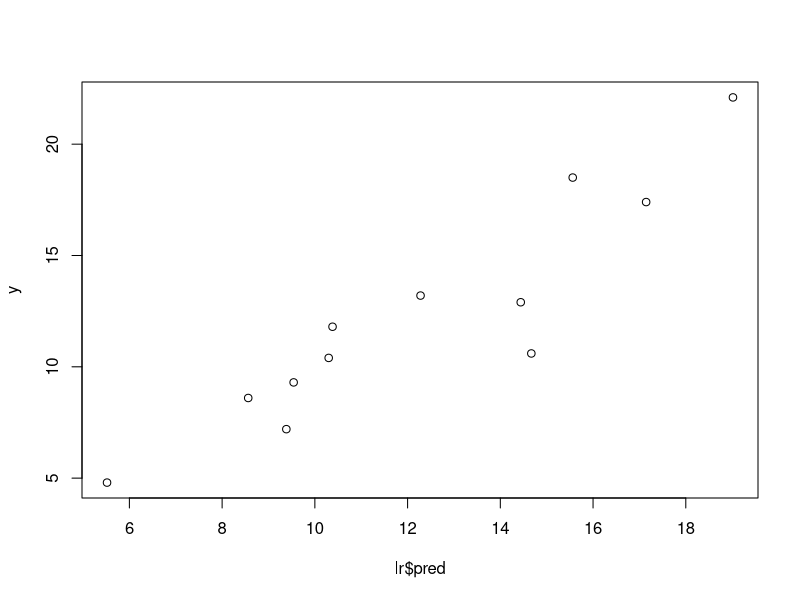
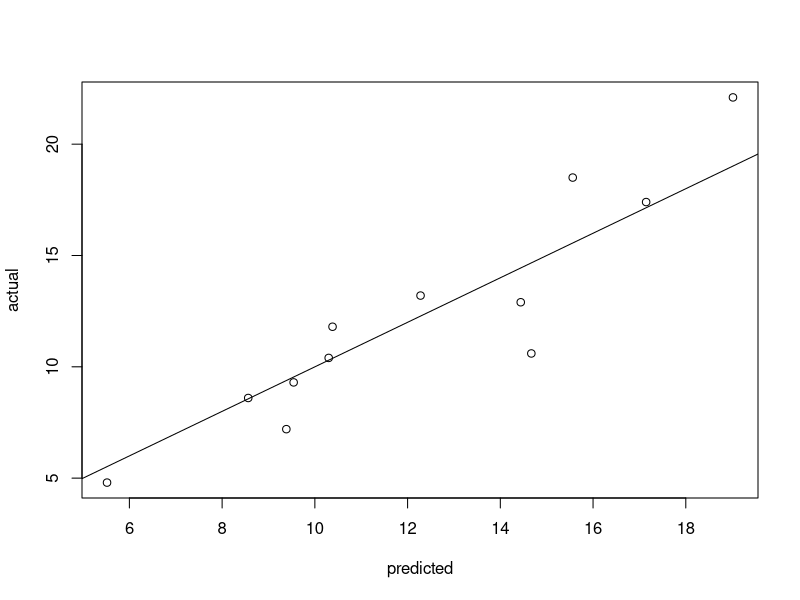

R code for these plots, in order:
lr<-read.csv("5.csv",header=TRUE,sep=",")
lr

x1 <- lr$TV
x2 <- lr$radio
y <- lr$sales

X1 <- mean(x1)
X2 <- mean(x2)
Y <- mean(y)

num1 = sum((x1-X1)*(y-Y))
dem1 = sum((x1-X1)^2)
b1 = num1/dem1
b1

num2 = sum((x2-X2)*(y-Y))
dem2 = sum((x2-X2)^2)
b2 = num2/dem2
b2

b0 = Y - b1*X1 - b2*X2
b0

lr$pred = b0 + b1*x1 + b2*x2
lr


rss = sum((y-lr$pred)^2)
rss
tss = sum((y-Y)^2)
tss
rse = sqrt(rss/(nrow(lr)-2))
rse
se = 1 -  (rss/tss)
se

mod1 <-lm(y~x1+x2,data=lr)
summary(mod1)
lr$pred2 <- predict(mod1,data.frame(x1=c(x1),x2=c(x2)))
                                     
lr
summary(lr)
plot(lr$pred,y)
plot(lr$pred,y,xlab="predicted",ylab="actual")
abline(a=0,b=1)
